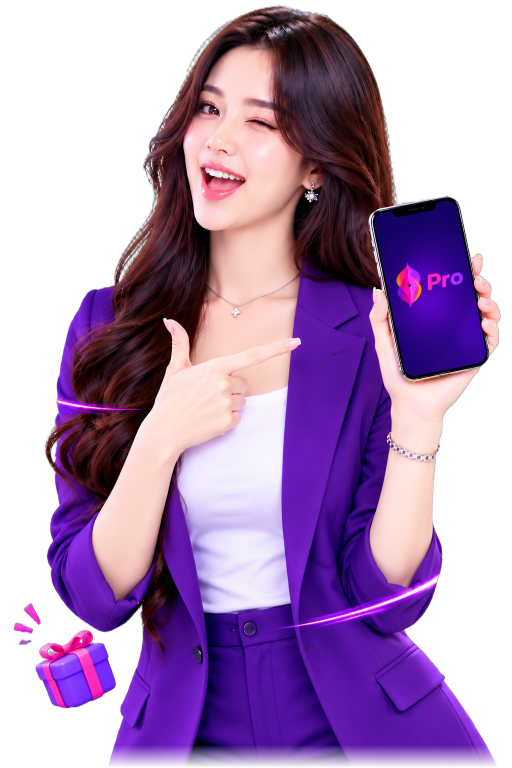
#> input picture assets/images/boloupgoagency-nobg.png, 1024 x 1536 px, found by its file name (shown at 1/2 size)
$ python check_hero_composites.py
#> lines starting #> are read from the running program, lines starting #| are printed output that depends on the picture
from PIL import Image

im = Image.open('assets/images/boloupgoagency-nobg.png')
#> im is the input picture: PIL image 1024x1536 RGBA; mean R, G, B, A 80.7, 49.7, 91.1, 159.2

# Create a composite on dark background and on pure white to see any artifacts
bg_dark = Image.new('RGBA', im.size, (6, 9, 14, 255))
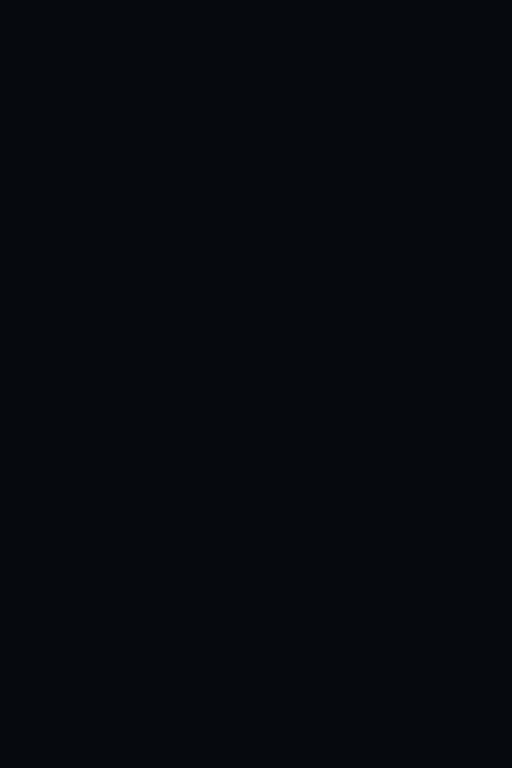
#> bg_dark: PIL image 1024x1536 RGBA (shown at 1/2 size); mean R, G, B, A 6, 9, 14, 255
bg_dark.paste(im, (0, 0), im)
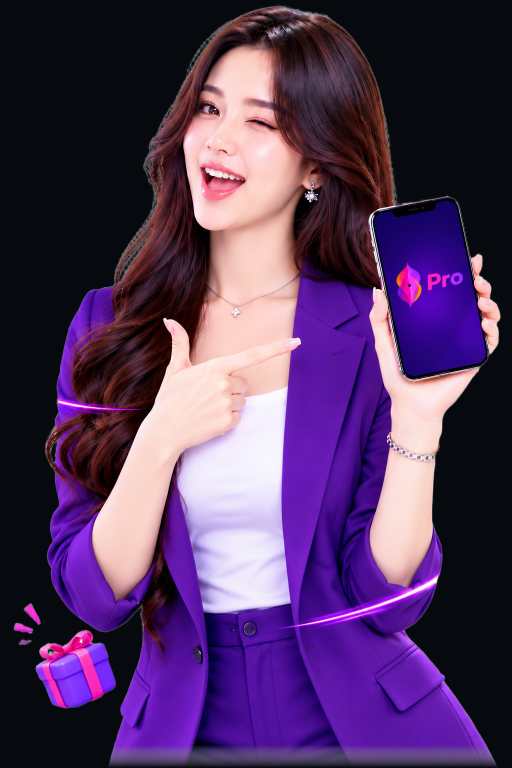
#> bg_dark: PIL image 1024x1536 RGBA (shown at 1/2 size); mean R, G, B, A 81.6, 52.4, 94, 253.1; transparent parts drawn white
bg_dark.thumbnail((600, 900))
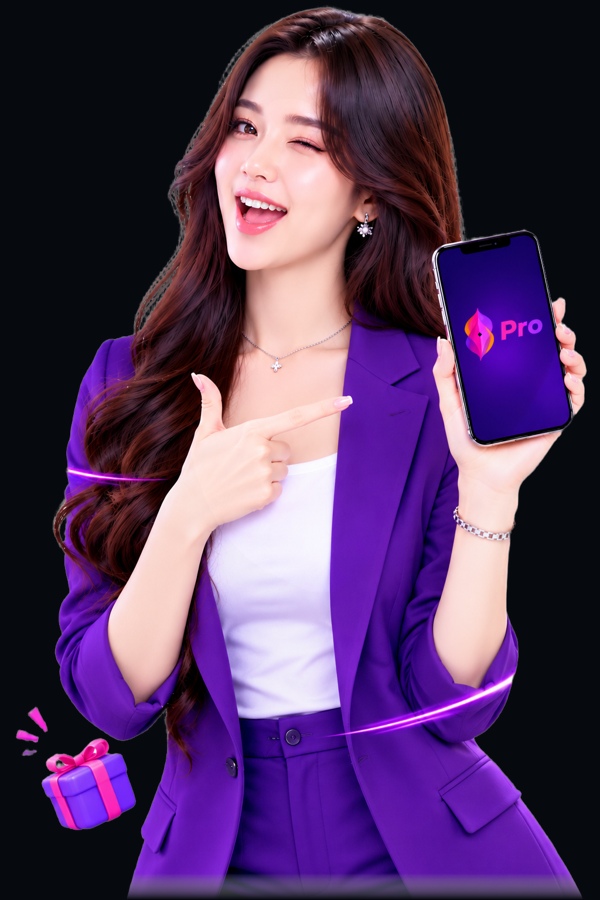
#> bg_dark: PIL image 600x900 RGBA; mean R, G, B, A 81.4, 52.3, 93.7, 253.1; transparent parts drawn white
bg_dark.save('scratch/hero_on_dark.png')

# Also check boloupgo-nobg.png and bolohero-nobg.png
im2 = Image.open('assets/images/boloupgo-nobg.png')
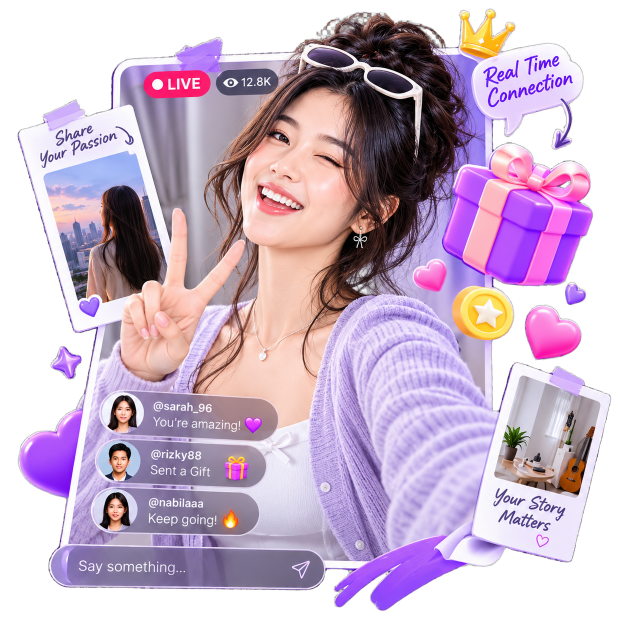
#> input picture assets/images/boloupgo-nobg.png, 1243 x 1266 px, found by its file name (shown at 1/2 size)
#> im2 is the input picture: PIL image 1243x1266 RGBA; mean R, G, B, A 126.7, 105.3, 127, 178.3
bg_dark2 = Image.new('RGBA', im2.size, (6, 9, 14, 255))
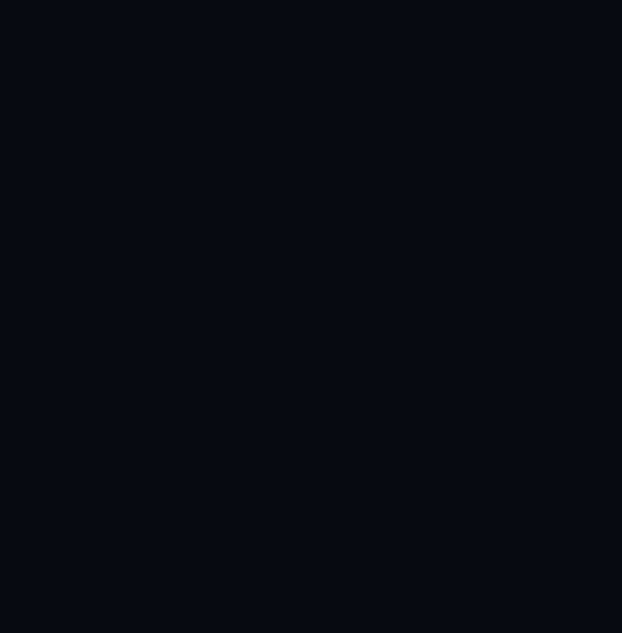
#> bg_dark2: PIL image 1243x1266 RGBA (shown at 1/2 size); mean R, G, B, A 6, 9, 14, 255
bg_dark2.paste(im2, (0, 0), im2)
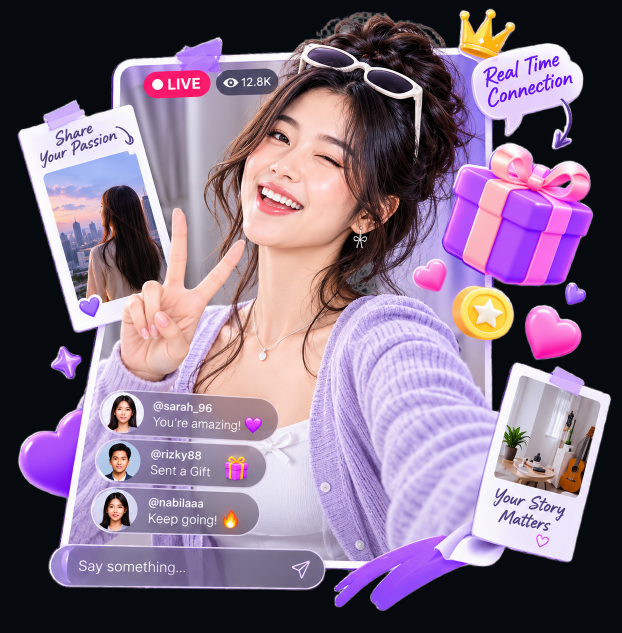
#> bg_dark2: PIL image 1243x1266 RGBA (shown at 1/2 size); mean R, G, B, A 127.5, 107.2, 130.2, 253.7; transparent parts drawn white
bg_dark2.thumbnail((600, 600))
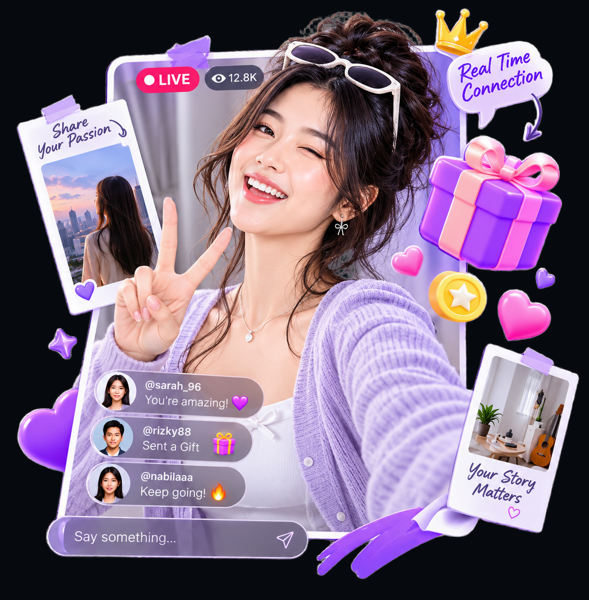
#> bg_dark2: PIL image 589x600 RGBA; mean R, G, B, A 127, 106.8, 129.7, 253.7; transparent parts drawn white
bg_dark2.save('scratch/hero_on_dark2.png')

print("Composites saved!")
